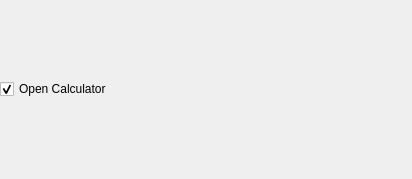
<?xml version="1.0" encoding="UTF-8"?>
<ui version="4.0">
 <class>ReadMeCheckBoxForm</class>
 <widget class="QWidget" name="OpenAfterInstallForm">
  <property name="geometry">
   <rect>
    <x>0</x>
    <y>0</y>
    <width>412</width>
    <height>179</height>
   </rect>
  </property>
  <layout class="QVBoxLayout" name="verticalLayout">
   <property name="margin">
    <number>0</number>
   </property>
   <item>
    <widget class="QCheckBox" name="openCheckBox">
     <property name="text">
      <string>Open Calculator</string>
     </property>
     <property name="checked">
      <bool>true</bool>
     </property>
     <property name="tristate">
      <bool>false</bool>
     </property>
    </widget>
   </item>
  </layout>
 </widget>
 <resources/>
 <connections/>
</ui>
